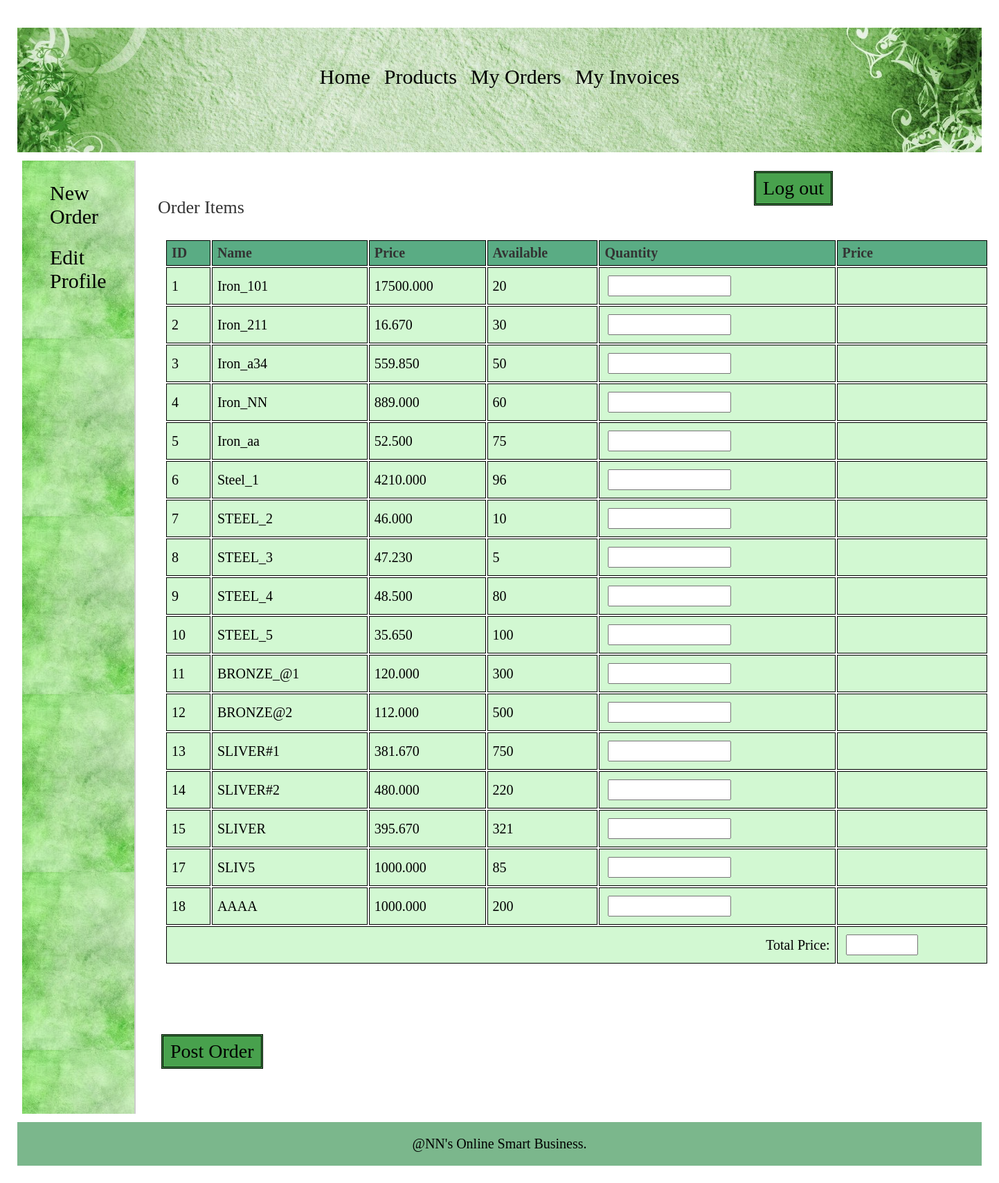
The page /retailer/order_items.php (signed in) on the database its author committed.
### tables this page shows
CREATE TABLE `products` (
  `pro_id` int(11) NOT NULL,
  `pro_name` varchar(25) NOT NULL,
  `pro_desc` text DEFAULT NULL,
  `pro_price` decimal(10,3) NOT NULL,
  `unit` int(11) NOT NULL,
  `pro_cat` int(11) NOT NULL,
  `quantity` int(6) DEFAULT NULL
);

### retailer/order_items.php (the view, shortened to what this page needs)
<?php
	require("../includes/config.php");
include("translate.php");
	if(isset($_SESSION['retailer_login']) || isset($_SESSION['admin_login'])) {
			$query_selectProducts = "SELECT * FROM products";
			$result_selectProducts = mysqli_query($con,$query_selectProducts);
	}
	else {
		header('Location:../index.php');
	}
?>
<!DOCTYPE html>
<html>
<head>
	<link rel="stylesheet" href="../includes/main_style_ret.css" >
</head>
<body>
	<?php
		include("../includes/nav_retailer.inc.php");
		include("../includes/aside_retailer.inc.php");
	?>
	<section>
		<h1>Order Items</h1>
		<form action="insert_man_order.php" method="POST" class="form">
		<table class="table_displayData">
			<tr>
				<th> ID </th>
				<th> Name </th>
				<th> Price </th>
				<th> Available </th>
				<th> Quantity </th>
				<th> Price </th>
			</tr>
			<?php $i=1; while($row_selectProducts = mysqli_fetch_array($result_selectProducts)) { ?>
			<tr>
				<td> <?php echo $row_selectProducts['pro_id']; ?> </td>
				<td> <?php echo $row_selectProducts['pro_name']; ?> </td>
				<td> <?php echo $row_selectProducts['pro_price']; ?> </td>
				<td> <?php if($row_selectProducts['quantity'] == NULL){ echo "N/A";} else {echo $row_selectProducts['quantity'];} ?> </td>
				<td> <input type="text" class="quantity" id="<?php echo $row_selectProducts['pro_id']; ?>" name="<?php echo "txtQuantity".$row_selectProducts['pro_id']; ?>" /> </td>
				<td> <div id="<?php echo "totalPrice".$row_selectProducts['pro_id']; ?>"></div> </td>
			</tr>
			<?php $i++; } ?>
			<tr>
				<td colspan="5" style="text-align:right;"> Total Price: </td>
				<td> <input type="text" size="10" id="txtFinalAmount" name="total_price" readonly="readonly" value="" /> </td>
			</tr>
		</table>
		<input id="btnSubmit" type="submit" value="Post Order" class="submit_button" />
		</form>
	</section>
	<?php
		include("../includes/footer.inc.php");
	?>
</body>
</html>

### includes/main_style_ret.css (style rules this page uses)
* { font-family: Georgia, serif; margin:5px; padding:5px; }
.submit_button { font-size:28px; margin-top:90px; margin-right:20px; padding:6px 10px; background-color: #48A14D; border:double; color:black; }
section { width:1000px; padding:10px; padding-bottom:40px; }
section h1 { margin-bottom:10px; font-weight:normal; color:#333; font-size: 26px; }
table { border-collapse: separate; width:125%; }
.table_displayData td, .table_displayData th { border:1.5px solid black; padding: 6px 7px; text-align: left; background-color:#d2f8d2 ; }
.table_displayData th { background-color: #5AAC84; color:#333; }

### includes/nav_retailer.inc.php (style rules this page uses)
body { font-family: Arial, Helvetica, sans-serif; }
* { box-sizing: border-box; }

### rows shown on the page
products: pro_id "1", pro_name "Iron_101", pro_price "17500.000", quantity "20"
products: pro_id "2", pro_name "Iron_211", pro_price "16.670", quantity "30"
products: pro_id "3", pro_name "Iron_a34", pro_price "559.850", quantity "50"
products: pro_id "4", pro_name "Iron_NN", pro_price "889.000", quantity "60"
products: pro_id "5", pro_name "Iron_aa", pro_price "52.500", quantity "75"
products: pro_id "6", pro_name "Steel_1", pro_price "4210.000", quantity "96"
products: pro_id "7", pro_name "STEEL_2", pro_price "46.000", quantity "10"
products: pro_id "8", pro_name "STEEL_3", pro_price "47.230", quantity "5"
products: pro_id "9", pro_name "STEEL_4", pro_price "48.500", quantity "80"
products: pro_id "10", pro_name "STEEL_5", pro_price "35.650", quantity "100"
products: pro_id "11", pro_name "BRONZE_@1", pro_price "120.000", quantity "300"
products: pro_id "12", pro_name "BRONZE@2", pro_price "112.000", quantity "500"
products: pro_id "13", pro_name "SLIVER#1", pro_price "381.670", quantity "750"
products: pro_id "14", pro_name "SLIVER#2", pro_price "480.000", quantity "220"
products: pro_id "15", pro_name "SLIVER", pro_price "395.670", quantity "321"
products: pro_id "17", pro_name "SLIV5", pro_price "1000.000", quantity "85"
products: pro_id "18", pro_name "AAAA", pro_price "1000.000", quantity "200"
